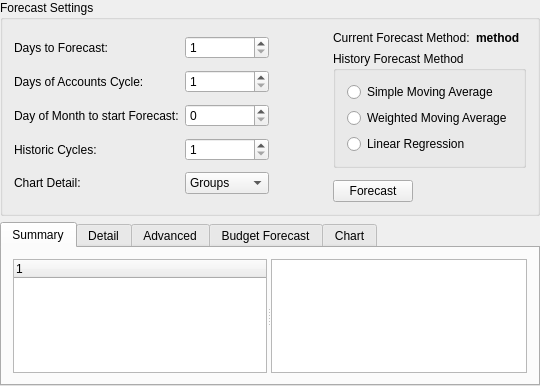
<?xml version="1.0" encoding="UTF-8"?>
<ui version="4.0">
 <class>KForecastViewDecl</class>
 <widget class="QWidget" name="KForecastViewDecl">
  <property name="geometry">
   <rect>
    <x>0</x>
    <y>0</y>
    <width>540</width>
    <height>386</height>
   </rect>
  </property>
  <layout class="QVBoxLayout">
   <property name="margin">
    <number>0</number>
   </property>
   <item>
    <widget class="QGroupBox" name="groupBox3">
     <property name="title">
      <string>Forecast Settings</string>
     </property>
     <layout class="QHBoxLayout">
      <item>
       <layout class="QGridLayout">
        <item row="0" column="0">
         <widget class="QLabel" name="textLabel1">
          <property name="sizePolicy">
           <sizepolicy hsizetype="Preferred" vsizetype="Preferred">
            <horstretch>1</horstretch>
            <verstretch>0</verstretch>
           </sizepolicy>
          </property>
          <property name="text">
           <string>Days to Forecast:</string>
          </property>
          <property name="wordWrap">
           <bool>false</bool>
          </property>
         </widget>
        </item>
        <item row="0" column="1">
         <widget class="QSpinBox" name="m_forecastDays">
          <property name="minimum">
           <number>1</number>
          </property>
          <property name="maximum">
           <number>999</number>
          </property>
         </widget>
        </item>
        <item row="1" column="0">
         <widget class="QLabel" name="textLabel3">
          <property name="sizePolicy">
           <sizepolicy hsizetype="Preferred" vsizetype="Preferred">
            <horstretch>1</horstretch>
            <verstretch>0</verstretch>
           </sizepolicy>
          </property>
          <property name="text">
           <string>Days of Accounts Cycle:</string>
          </property>
          <property name="wordWrap">
           <bool>false</bool>
          </property>
         </widget>
        </item>
        <item row="1" column="1">
         <widget class="QSpinBox" name="m_accountsCycle">
          <property name="sizePolicy">
           <sizepolicy hsizetype="Minimum" vsizetype="Fixed">
            <horstretch>0</horstretch>
            <verstretch>0</verstretch>
           </sizepolicy>
          </property>
          <property name="minimum">
           <number>1</number>
          </property>
          <property name="maximum">
           <number>999</number>
          </property>
         </widget>
        </item>
        <item row="2" column="0">
         <widget class="QLabel" name="textLabel5">
          <property name="text">
           <string>Day of Month to start Forecast:</string>
          </property>
          <property name="wordWrap">
           <bool>false</bool>
          </property>
         </widget>
        </item>
        <item row="2" column="1">
         <widget class="QSpinBox" name="m_beginDay">
          <property name="minimum">
           <number>0</number>
          </property>
          <property name="maximum">
           <number>31</number>
          </property>
         </widget>
        </item>
        <item row="3" column="0">
         <widget class="QLabel" name="textLabel4">
          <property name="text">
           <string>Historic Cycles:</string>
          </property>
          <property name="wordWrap">
           <bool>false</bool>
          </property>
         </widget>
        </item>
        <item row="3" column="1">
         <widget class="QSpinBox" name="m_forecastCycles">
          <property name="minimum">
           <number>1</number>
          </property>
          <property name="maximum">
           <number>999</number>
          </property>
         </widget>
        </item>
        <item row="4" column="0">
         <widget class="QLabel" name="textLabel6">
          <property name="text">
           <string>Chart Detail:</string>
          </property>
          <property name="wordWrap">
           <bool>false</bool>
          </property>
         </widget>
        </item>
        <item row="4" column="1">
         <widget class="KComboBox" name="m_comboDetail">
          <property name="toolTip">
           <string>&lt;p&gt;Choose what level of detail to show on the chart.&lt;/p&gt;</string>
          </property>
          <property name="currentIndex">
           <number>2</number>
          </property>
          <item>
           <property name="text">
            <string comment="Show all details">All</string>
           </property>
          </item>
          <item>
           <property name="text">
            <string>Top-Level</string>
           </property>
          </item>
          <item>
           <property name="text">
            <string>Groups</string>
           </property>
          </item>
          <item>
           <property name="text">
            <string>Totals</string>
           </property>
          </item>
         </widget>
        </item>
       </layout>
      </item>
      <item>
       <spacer name="spacer23">
        <property name="orientation">
         <enum>Qt::Horizontal</enum>
        </property>
        <property name="sizeType">
         <enum>QSizePolicy::Expanding</enum>
        </property>
        <property name="sizeHint" stdset="0">
         <size>
          <width>16</width>
          <height>31</height>
         </size>
        </property>
       </spacer>
      </item>
      <item>
       <layout class="QVBoxLayout">
        <item>
         <layout class="QVBoxLayout">
          <item>
           <layout class="QHBoxLayout">
            <item>
             <widget class="QLabel" name="textLabel2">
              <property name="sizePolicy">
               <sizepolicy hsizetype="Preferred" vsizetype="Preferred">
                <horstretch>1</horstretch>
                <verstretch>0</verstretch>
               </sizepolicy>
              </property>
              <property name="text">
               <string>Current Forecast Method:</string>
              </property>
              <property name="wordWrap">
               <bool>false</bool>
              </property>
             </widget>
            </item>
            <item>
             <widget class="QLabel" name="m_forecastMethod">
              <property name="sizePolicy">
               <sizepolicy hsizetype="Preferred" vsizetype="Preferred">
                <horstretch>2</horstretch>
                <verstretch>0</verstretch>
               </sizepolicy>
              </property>
              <property name="font">
               <font>
                <weight>75</weight>
                <bold>true</bold>
               </font>
              </property>
              <property name="text">
               <string>method</string>
              </property>
              <property name="wordWrap">
               <bool>false</bool>
              </property>
             </widget>
            </item>
           </layout>
          </item>
          <item>
           <widget class="QGroupBox" name="m_historyMethodGroupBox">
            <property name="title">
             <string>History Forecast Method</string>
            </property>
            <layout class="QVBoxLayout">
             <item>
              <widget class="QRadioButton" name="radioButton11">
               <property name="text">
                <string>Simple Moving Average</string>
               </property>
               <attribute name="buttonGroup">
                <string>m_historyMethod</string>
               </attribute>
              </widget>
             </item>
             <item>
              <widget class="QRadioButton" name="radioButton12">
               <property name="text">
                <string>Weighted Moving Average</string>
               </property>
               <attribute name="buttonGroup">
                <string>m_historyMethod</string>
               </attribute>
              </widget>
             </item>
             <item>
              <widget class="QRadioButton" name="radioButton13">
               <property name="text">
                <string>Linear Regression</string>
               </property>
               <attribute name="buttonGroup">
                <string>m_historyMethod</string>
               </attribute>
              </widget>
             </item>
            </layout>
           </widget>
          </item>
         </layout>
        </item>
        <item>
         <spacer name="spacer7">
          <property name="orientation">
           <enum>Qt::Vertical</enum>
          </property>
          <property name="sizeType">
           <enum>QSizePolicy::Expanding</enum>
          </property>
          <property name="sizeHint" stdset="0">
           <size>
            <width>21</width>
            <height>6</height>
           </size>
          </property>
         </spacer>
        </item>
        <item>
         <layout class="QHBoxLayout">
          <item>
           <widget class="KPushButton" name="m_forecastButton">
            <property name="text">
             <string>Forecast</string>
            </property>
           </widget>
          </item>
          <item>
           <spacer name="spacer22">
            <property name="orientation">
             <enum>Qt::Horizontal</enum>
            </property>
            <property name="sizeType">
             <enum>QSizePolicy::Expanding</enum>
            </property>
            <property name="sizeHint" stdset="0">
             <size>
              <width>31</width>
              <height>21</height>
             </size>
            </property>
           </spacer>
          </item>
         </layout>
        </item>
       </layout>
      </item>
     </layout>
    </widget>
   </item>
   <item>
    <widget class="KTabWidget" name="m_tab">
     <property name="sizePolicy">
      <sizepolicy hsizetype="Expanding" vsizetype="Expanding">
       <horstretch>0</horstretch>
       <verstretch>1</verstretch>
      </sizepolicy>
     </property>
     <property name="currentIndex">
      <number>0</number>
     </property>
     <widget class="QWidget" name="summary">
      <attribute name="title">
       <string>Summary</string>
      </attribute>
      <layout class="QHBoxLayout" name="horizontalLayout">
       <item>
        <layout class="QHBoxLayout"/>
       </item>
       <item>
        <widget class="QSplitter" name="splitter">
         <property name="orientation">
          <enum>Qt::Horizontal</enum>
         </property>
         <widget class="QTreeWidget" name="m_summaryList">
          <property name="sizePolicy">
           <sizepolicy hsizetype="Expanding" vsizetype="Expanding">
            <horstretch>1</horstretch>
            <verstretch>1</verstretch>
           </sizepolicy>
          </property>
          <column>
           <property name="text">
            <string notr="true">1</string>
           </property>
          </column>
         </widget>
         <widget class="KTextEdit" name="m_adviceText">
          <property name="readOnly">
           <bool>true</bool>
          </property>
         </widget>
        </widget>
       </item>
      </layout>
     </widget>
     <widget class="QWidget" name="detail">
      <attribute name="title">
       <string>Detail</string>
      </attribute>
      <layout class="QVBoxLayout">
       <property name="margin">
        <number>0</number>
       </property>
       <item>
        <widget class="QTreeWidget" name="m_forecastList">
         <property name="sizePolicy">
          <sizepolicy hsizetype="Preferred" vsizetype="Preferred">
           <horstretch>0</horstretch>
           <verstretch>0</verstretch>
          </sizepolicy>
         </property>
         <column>
          <property name="text">
           <string notr="true">1</string>
          </property>
         </column>
        </widget>
       </item>
      </layout>
     </widget>
     <widget class="QWidget" name="advanced">
      <attribute name="title">
       <string comment="Advanced forecast view">Advanced</string>
      </attribute>
      <layout class="QVBoxLayout">
       <property name="margin">
        <number>0</number>
       </property>
       <item>
        <widget class="QTreeWidget" name="m_advancedList">
         <property name="rootIsDecorated">
          <bool>false</bool>
         </property>
         <column>
          <property name="text">
           <string notr="true">1</string>
          </property>
         </column>
        </widget>
       </item>
      </layout>
     </widget>
     <widget class="QWidget" name="budget">
      <attribute name="title">
       <string>Budget Forecast</string>
      </attribute>
      <layout class="QVBoxLayout">
       <property name="margin">
        <number>0</number>
       </property>
       <item>
        <widget class="QTreeWidget" name="m_budgetList">
         <column>
          <property name="text">
           <string notr="true">1</string>
          </property>
         </column>
        </widget>
       </item>
      </layout>
     </widget>
     <widget class="QWidget" name="m_tabChart">
      <attribute name="title">
       <string>Chart</string>
      </attribute>
      <layout class="QVBoxLayout">
       <property name="margin">
        <number>0</number>
       </property>
      </layout>
     </widget>
    </widget>
   </item>
  </layout>
 </widget>
 <layoutdefault spacing="6" margin="11"/>
 <customwidgets>
  <customwidget>
   <class>KPushButton</class>
   <extends>QPushButton</extends>
   <header>kpushbutton.h</header>
  </customwidget>
  <customwidget>
   <class>KComboBox</class>
   <extends>QComboBox</extends>
   <header>kcombobox.h</header>
  </customwidget>
  <customwidget>
   <class>KTabWidget</class>
   <extends>QTabWidget</extends>
   <header>ktabwidget.h</header>
   <container>1</container>
  </customwidget>
  <customwidget>
   <class>KTextEdit</class>
   <extends>QTextEdit</extends>
   <header>ktextedit.h</header>
  </customwidget>
 </customwidgets>
 <resources/>
 <connections/>
 <buttongroups>
  <buttongroup name="m_historyMethod"/>
 </buttongroups>
</ui>
